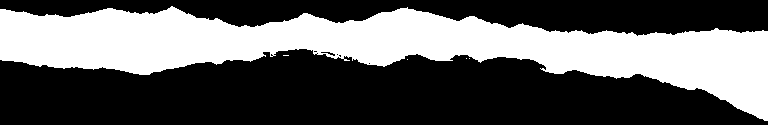
#> input picture tools/sky_background_raw_inverted_bw.png, 768 x 125 px
$ jupyter execute image_tools.ipynb
#> lines starting #> are read from the running program, lines starting #| are printed output that depends on the picture; after the words box and inside, x2 and y2 are one past the last pixel; in counts of white or black regions, pixels touching at a corner belong together
[cell 1]
from PIL import Image,ImageDraw
import math

#########################
# rotated skybox
src =  Image.open('./sky_background_raw_inverted_bw.png')
#> src is the input picture: PIL image 768x125 RGBA; mean R, G, B, A 97.4, 97.4, 97.4, 255
src = src.convert('RGBA')
src_width, src_height = src.size
#> src_width = 768; src_height = 125
for i in range(-30,31):
    angle = i
    # find extent
    dst = src.rotate(angle, resample=Image.BICUBIC, expand=True, fillcolor=(0,0,0,0))
    width, height = dst.size
    # find min/max height
    nx, ny = math.cos(angle * math.pi / 180), math.sin(angle * math.pi / 180)
    nx, ny = ny, -nx
    extents = []
    for delta in [src_height/2,-src_height/2]:
      miny, maxy = math.inf, -math.inf
      extent = []
      for x in [-200,200]:
          Nx, Ny = delta * nx, delta * ny
          t = (Nx - x) / ny
          y = Ny + t * nx
          extent.append(height/2+y)
      extents.append(extent)
    top, bottom = min(extents[0]), max(extents[1])
    dst = dst.crop((width/2-200,top,width/2+200,bottom))
    width, height = dst.size
    img = Image.new('RGBA',size=(width,height),color=(0,0,0))
    draw = ImageDraw.Draw(img)
    draw.rectangle((0,0,width,height/2),fill=(0,0,0),width=0)
    img.alpha_composite(dst,(0,0))
    img = img.convert(mode="1")
    img.save(f'../source/images/generated/sky_background-table-{i+30+1}.png',bits=1,optimize=False)
#> this loop made 61 passes
#> pass 1, `dst = src.rotate(angle, resample=Image.BICUBIC, expand=True, fillcolor..`:
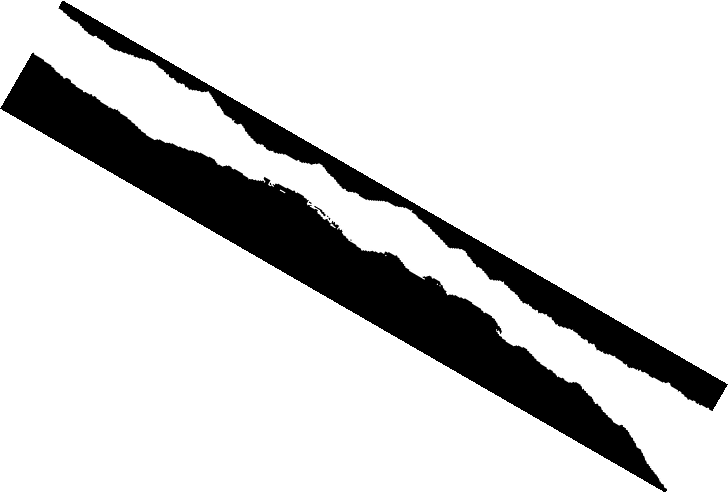
#> dst: PIL image 728x493 RGBA; mean R, G, B, A 26.1, 26.1, 26.1, 68.2; transparent parts drawn white
#> pass 1, `dst = dst.crop((width/2-200,top,width/2+200,bottom))`:
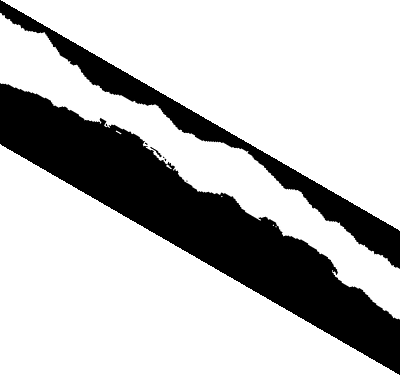
#> dst: PIL image 400x375 RGBA; mean R, G, B, A 33.1, 33.1, 33.1, 98.1; transparent parts drawn white
#> pass 1, `img = img.convert(mode="1")`:
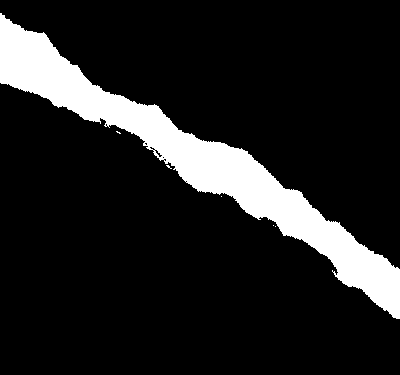
#> img: PIL image 400x375 1; 13% white; 6 white regions (5 under 20 px), largest, box (x1, y1, x2, y2) and area: (0, 13, 400, 319) 19478
#> after the loop:
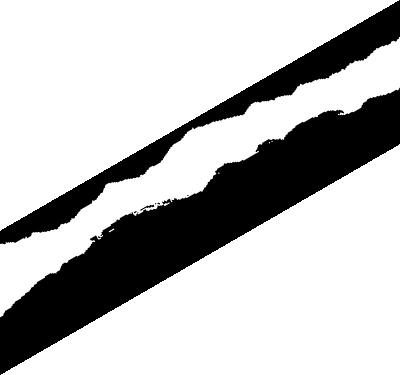
#> dst: PIL image 400x375 RGBA; mean R, G, B, A 31.4, 31.4, 31.4, 98.1; transparent parts drawn white
#> after the loop:
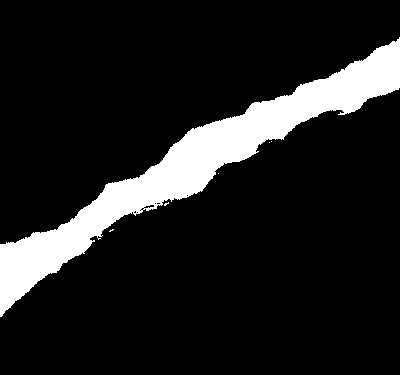
#> img: PIL image 400x375 1; 12.3% white; 6 white regions (5 under 20 px), largest, box (x1, y1, x2, y2) and area: (0, 37, 400, 317) 18430

[cell 2]
import math
import random
from PIL import Image, ImageDraw

def lerp(a,b,t):
	return a+(b-a)*t

images = []
for i in range(20):
  img = Image.new('RGBA',(400,240),color=(0,0,0,0))
  # draw circles
  draw = ImageDraw.Draw(img)
  random.seed(i)
  for x in range(0,400,16):
    for y in range(0,240,16):
      x0 = x + random.uniform(-8,8)
      y0 = y + random.uniform(-8,8)
      r = lerp(-16-y/8,0,x/400)
      r = max(0,r+58*i/20)
      leftUpPoint = (x0-r, y0-r)
      rightDownPoint = (x0+r, y0+r)
      twoPointList = [leftUpPoint, rightDownPoint]
      draw.ellipse(twoPointList, fill=(255,255,255,255))
  img.save(f'../source/images/generated/fadein-table-{i+1}.png',optimize=False)
#> img: PIL image 400x240 RGBA
